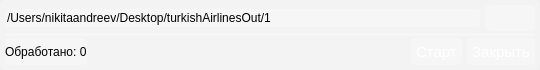
<?xml version="1.0" encoding="UTF-8"?>
<ui version="4.0">
 <class>FolderConnection</class>
 <widget class="QWidget" name="FolderConnection">
  <property name="geometry">
   <rect>
    <x>0</x>
    <y>0</y>
    <width>540</width>
    <height>70</height>
   </rect>
  </property>
  <property name="sizePolicy">
   <sizepolicy hsizetype="Fixed" vsizetype="Fixed">
    <horstretch>0</horstretch>
    <verstretch>0</verstretch>
   </sizepolicy>
  </property>
  <property name="minimumSize">
   <size>
    <width>540</width>
    <height>70</height>
   </size>
  </property>
  <property name="maximumSize">
   <size>
    <width>540</width>
    <height>75</height>
   </size>
  </property>
  <property name="windowTitle">
   <string>Form</string>
  </property>
  <property name="styleSheet">
   <string notr="true">QWidjet
{
	border-radius: 5px;
}

QFrame
{
	background-color: rgba(255,255,255,70);
	border-radius: 5px;
	filter: blur(8px);
}

QLineEdit
{
	background-color: rgba(255,255,255,70);
	border-radius: 3px;
}

QPushButton
{
	background-color: rgba(255, 255, 255, 70);
	color: #fff;
	font-size: 15px;
	border: none;
	border-radius: 5px;
	padding: 5px;
}

QPushButton::pressed
{
	background-color: rgba(255,255,255,50);
}</string>
  </property>
  <layout class="QHBoxLayout" name="horizontalLayout_4">
   <property name="spacing">
    <number>0</number>
   </property>
   <property name="leftMargin">
    <number>0</number>
   </property>
   <property name="topMargin">
    <number>0</number>
   </property>
   <property name="rightMargin">
    <number>0</number>
   </property>
   <property name="bottomMargin">
    <number>0</number>
   </property>
   <item>
    <widget class="QFrame" name="frame">
     <property name="frameShape">
      <enum>QFrame::StyledPanel</enum>
     </property>
     <property name="frameShadow">
      <enum>QFrame::Raised</enum>
     </property>
     <layout class="QVBoxLayout" name="verticalLayout">
      <property name="spacing">
       <number>2</number>
      </property>
      <property name="leftMargin">
       <number>5</number>
      </property>
      <property name="topMargin">
       <number>5</number>
      </property>
      <property name="rightMargin">
       <number>5</number>
      </property>
      <property name="bottomMargin">
       <number>5</number>
      </property>
      <item>
       <layout class="QHBoxLayout" name="horizontalLayout_2">
        <property name="spacing">
         <number>5</number>
        </property>
        <item>
         <widget class="QLineEdit" name="folderPath">
          <property name="minimumSize">
           <size>
            <width>0</width>
            <height>18</height>
           </size>
          </property>
          <property name="text">
           <string>/Users/nikitaandreev/Desktop/turkishAirlinesOut/1</string>
          </property>
         </widget>
        </item>
        <item>
         <widget class="QPushButton" name="chooseFolder">
          <property name="minimumSize">
           <size>
            <width>0</width>
            <height>25</height>
           </size>
          </property>
          <property name="text">
           <string/>
          </property>
          <property name="icon">
           <iconset resource="../resources.qrc">
            <normaloff>:/icons/icons/folder.fill@2x.png</normaloff>:/icons/icons/folder.fill@2x.png</iconset>
          </property>
         </widget>
        </item>
       </layout>
      </item>
      <item>
       <widget class="Line" name="line">
        <property name="orientation">
         <enum>Qt::Horizontal</enum>
        </property>
       </widget>
      </item>
      <item>
       <layout class="QHBoxLayout" name="horizontalLayout_3">
        <property name="spacing">
         <number>5</number>
        </property>
        <item>
         <widget class="QLabel" name="label">
          <property name="minimumSize">
           <size>
            <width>0</width>
            <height>25</height>
           </size>
          </property>
          <property name="text">
           <string>Обработано: 0</string>
          </property>
         </widget>
        </item>
        <item>
         <spacer name="horizontalSpacer">
          <property name="orientation">
           <enum>Qt::Horizontal</enum>
          </property>
          <property name="sizeHint" stdset="0">
           <size>
            <width>40</width>
            <height>20</height>
           </size>
          </property>
         </spacer>
        </item>
        <item>
         <widget class="QPushButton" name="runButton">
          <property name="minimumSize">
           <size>
            <width>0</width>
            <height>25</height>
           </size>
          </property>
          <property name="text">
           <string>Старт</string>
          </property>
         </widget>
        </item>
        <item>
         <widget class="QPushButton" name="exitButton">
          <property name="minimumSize">
           <size>
            <width>0</width>
            <height>25</height>
           </size>
          </property>
          <property name="text">
           <string>Закрыть</string>
          </property>
         </widget>
        </item>
       </layout>
      </item>
     </layout>
    </widget>
   </item>
  </layout>
 </widget>
 <resources>
  <include location="../resources.qrc"/>
 </resources>
 <connections/>
</ui>
